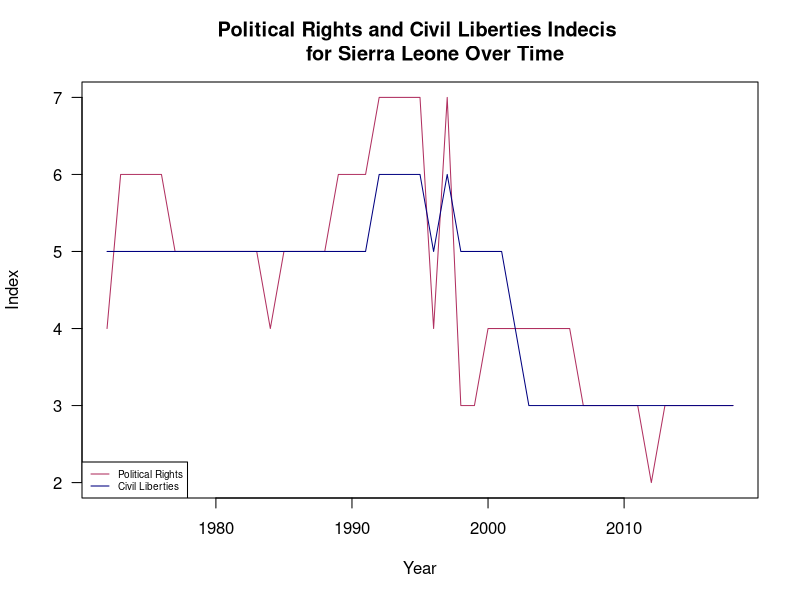
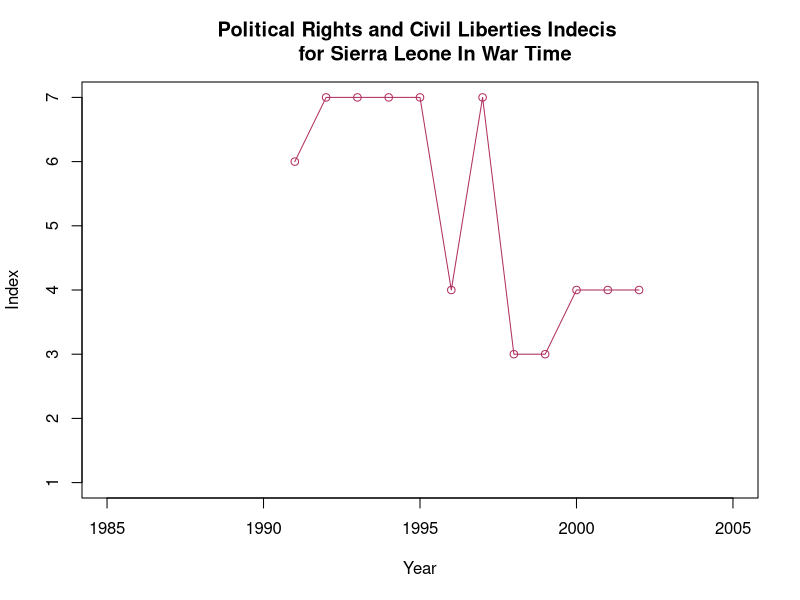

The R script that drew these images, in order: (Note: this script raises an error after producing the figures.)
## Final Project ## 


WorldFreedom <- read.csv("ObservationData_hyeckfe.csv")
dim(WorldFreedom)
View(WorldFreedom)

SierraLeone<- subset(WorldFreedom, location == "Sierra Leone")
View(SierraLeone)

SierraLeone$War <- ifelse(SierraLeone$Date >= 1991 & 
                            SierraLeone$Date <= 2002, 1, 0)

sierraleonePR.inwar <- subset(SierraLeone, War == 1 & 
                                variable == "Political Rights")
sierraleoneCL.inwar <- subset(SierraLeone, War == 1 & 
                               variable == "Civil Liberties")

sierraleonePR <- subset(SierraLeone, variable == "Political Rights")
sierraleoneCL <- subset(SierraLeone, variable == "Civil Liberties")

plot(x = sierraleonePR$Date, 
     y = sierraleonePR$Value, 
     type = "l", 
     col = "maroon", 
     xlab = "Year",
     ylab = "Index", 
     main = "Political Rights and Civil Liberties Indecis 
     for Sierra Leone Over Time", 
     las = 1)
points(x = sierraleoneCL$Date, 
       y = sierraleoneCL$Value, 
       type = "l",
       col = "navy")
legend("bottomleft",
       legend = c("Political Rights", "Civil Liberties"), 
       col = c("maroon", "navy"), lty = 1:1, cex = 0.6
       )

plot(x = sierraleonePR.inwar$Date,
     y = sierraleonePR.inwar$Value,
     type = "o", 
     main = "Political Rights and Civil Liberties Indecis 
     for Sierra Leone In War Time", 
     xlab = "Year", 
     ylab = "Index", 
     ylim = c(1,7), 
     xlim = c(1985, 2005),
     col = "maroon")
points(x = sierraleonCL.inwar$Date, 
       y = sierraleonCL.inwar$Value, 
       type = "o",
       col = "navy")
legend("bottomleft",
       legend = c("Political Rights", "Civil Liberties"), 
       col = c("maroon", "navy"), lty = 1:1, cex = 0.6
)

sierraleonePR.notinwar <- subset(SierraLeone, SierraLeone$War != 1)
sierraleoneCL.notinwar <- subset(SierraLeone, SierraLeone$War != 1)

t.test(sierraleonePR.inwar$Value, sierraleonePR.notinwar$Value)
t.test(sierraleoneCL.inwar$Value, sierraleoneCL.notinwar$Value)

## Algeria

Algeria <- subset(WorldFreedom, location == "Algeria")
View(Algeria)

Algeria$War <- ifelse(Algeria$Date >= 1991 & 
                            Algeria$Date <= 2002, 1, 0)

algeriaPR.inwar <- subset(Algeria, War == 1 & 
                                variable == "Political Rights")
algeriaCL.inwar <- subset(Algeria, War == 1 & 
                                variable == "Civil Liberties")

algeriaPR <- subset(Algeria, variable == "Political Rights")
algeriaCL <- subset(Algeria, variable == "Civil Liberties")


plot(x = algeriaPR$Date, 
     y = algeriaPR$Value, 
     type = "l", 
     col = "maroon", 
     xlab = "Year",
     ylab = "Index", 
     main = "Political Rights and Civil Liberties Indecis 
     for Algeria Over Time", 
     las = 1)
points(x = algeriaCL$Date, 
       y = algeriaCL$Value, 
       type = "l",
       col = "navy")
legend("bottomleft",
       legend = c("Political Rights", "Civil Liberties"), 
       col = c("maroon", "navy"), lty = 1:1, cex = 0.6
)

plot(x = algeriaPR.inwar$Date,
     y = algeriaPR.inwar$Value,
     type = "o", 
     las = 1,
     main = "Political Rights and Civil Liberties Indecis 
     for Algeria In War Time", 
     xlab = "Year", 
     ylab = "Index", 
     ylim = c(1,7), 
     xlim = c(1985, 2005),
     col = "maroon")
points(x = algeriaCL.inwar$Date, 
       y = algeriaCL.inwar$Value, 
       type = "o",
       col = "navy")
legend("bottomleft",
       legend = c("Political Rights", "Civil Liberties"), 
       col = c("maroon", "navy"), lty = 1:1, cex = 0.6
)

algeriaPR.notinwar <- subset(Algeria, Algeria$War != 1)
algeriaCL.notinwar <- subset(Algeria, Algeria$War != 1)

t.test(algeriaPR.inwar$Value, algeriaPR.notinwar$Value)
t.test(algeriaCL.inwar$Value, algeriaCL.notinwar$Value)

## Iran-Iraq 

Iran <- subset(WorldFreedom, location == "Iran")
Iraq <- subset(WorldFreedom, location == "Iraq")

Iraq$War <- ifelse(Iraq$Date >= 1980 & 
                        Iraq$Date <= 1988, 1, 0)
Iran$War <- ifelse(Iran$Date >= 1980 &
                     Iran$Date <= 1988, 1, 0)

iranPR <- subset(Iran, variable == "Political Rights")
iranCL <- subset(Iran, variable == "Civil Liberties")

iraqPR <- subset(Iraq, variable == "Political Rights")
iraqCL <- subset(Iraq, variable == "Civil Liberties")

iraqPR.inwar <- subset(Iraq, War == 1 & 
                            variable == "Political Rights")
iraqCL.inwar <- subset(Iraq, War == 1 & 
                            variable == "Civil Liberties")

iranPR.inwar <- subset(Iran, War == 1 & 
                            variable == "Political Rights")
iranCL.inwar <- subset(Iran, War == 1 & 
                            variable == "Civil Liberties")


plot(x = iraqPR.inwar$Date,
     y = iraqPR.inwar$Value,
     type = "l", 
     las = 1,
     main = "Political Rights Index of Iraq and Iran In Around War Time", 
     cex.main = 0.8,
     xlab = "Year", 
     ylab = "Index", 
     ylim = c(4,7), 
     xlim = c(1975, 1990),
     col = "maroon")
points(x = iranPR.inwar$Date, 
       y = iranPR.inwar$Value, 
       type = "l",
       col = "navy")
legend("bottomleft",
       legend = c("Iraq", "Iran"), 
       col = c("maroon", "navy"), lty = 1:1, cex = 0.6
)

plot(x = iraqPR$Date, 
     y = iraqPR$Value, 
     type = "l", 
     col = "maroon", 
     xlab = "Year",
     ylab = "Index", 
     main = "Political Rights Index of Iran and Iraq Over Time", 
     ylim = c(4,7),
     las = 1)
points(x = iranPR$Date, 
       y = iranPR$Value, 
       type = "l",
       col = "navy")
legend("bottomleft",
       legend = c("Iraq", "Iran"), 
       col = c("maroon", "navy"), lty = 1:1, cex = 0.6)

iraqPR.notinwar <- subset(Iraq, Iraq$War != 1)
iranPR.notinwar <- subset(Iran, Iran$War != 1)


t.test(iraqPR.inwar$Value, iraqPR.notinwar$Value)
t.test(iranPR.inwar$Value, iranPR.notinwar$Value) 


